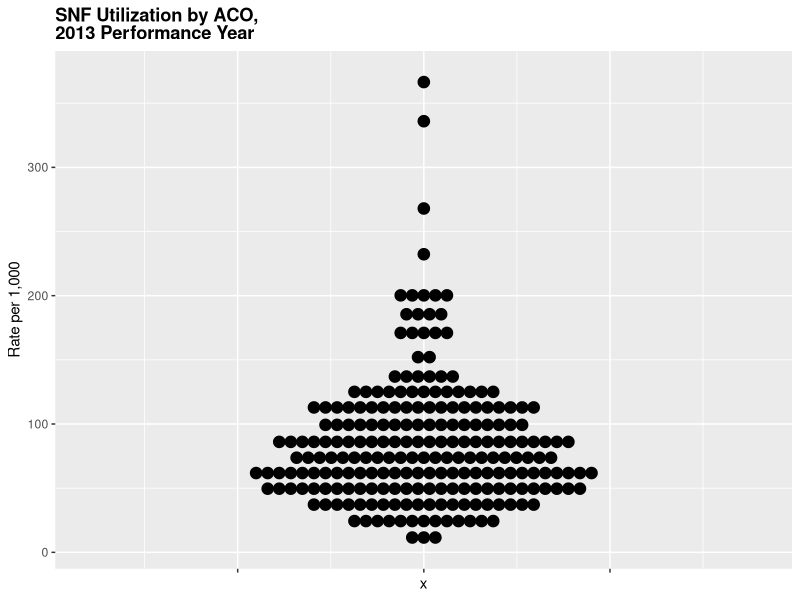
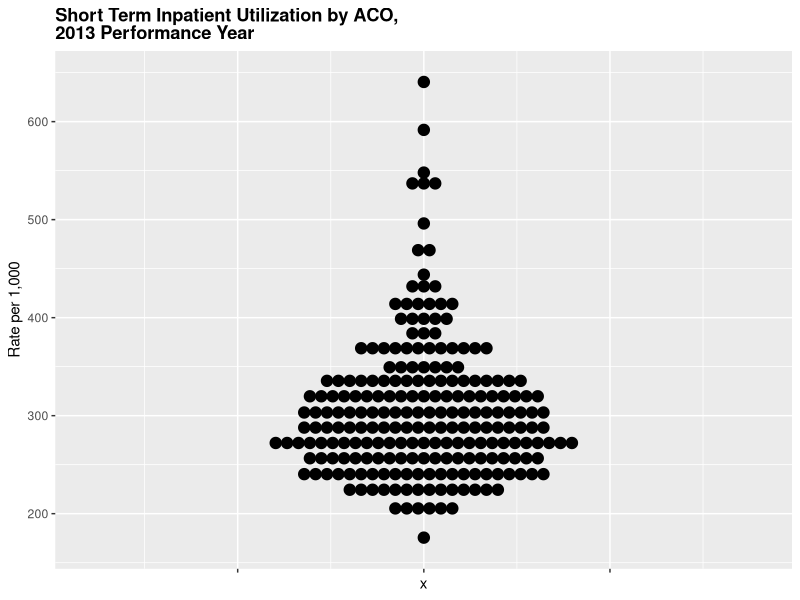

Source code (R) for these figures, in order:
# This file shows an example of how to great "Turnip Graphs" using ggplot
# Example of an Turnip Graph: http://www.dartmouthatlas.org/data/topic/topic.aspx?cat=22
# More information is available: http://docs.ggplot2.org/0.9.3/geom_dotplot.html
library(ggplot2)

# Load a sample data file on MSSP ACOs
# Downloaded from: https://www.cms.gov/Research-Statistics-Data-and-Systems/Downloadable-Public-Use-Files/SSPACO/Overview.html
setwd("/Users/sjs/Dropbox/dev/git/experiments/turnipgraphs/")
aco <-read.csv("./Final.ACO.SSP.PUF.Y2013.csv")

# This function sets up turnip charts with standard formatting. Following links have references
# http://stackoverflow.com/questions/5106782/use-of-ggplot-within-another-function-in-r
# http://stackoverflow.com/questions/15458526/r-pass-variable-column-indices-to-ggplot2
drawTurnipGraph <- function(input.data,  y_string, title, y_axis_title) {
  ggplot(input.data, aes_string(x = "1", y = y_string)) +
    geom_dotplot(binaxis = "y", stackdir = "center", dotsize=0.75) + 
    ggtitle(title) + 
    theme(plot.title = element_text(lineheight=.8, face="bold")) + 
    labs(y = y_axis_title) + 
    theme(axis.text.x = element_blank())
}

# Example outputs
drawTurnipGraph(aco, "P_SNF_ADM", "SNF Utilization by ACO, \n2013 Performance Year", "Rate per 1,000")
drawTurnipGraph(aco, "ADM_S_Trm", "Short Term Inpatient Utilization by ACO, \n2013 Performance Year", "Rate per 1,000")